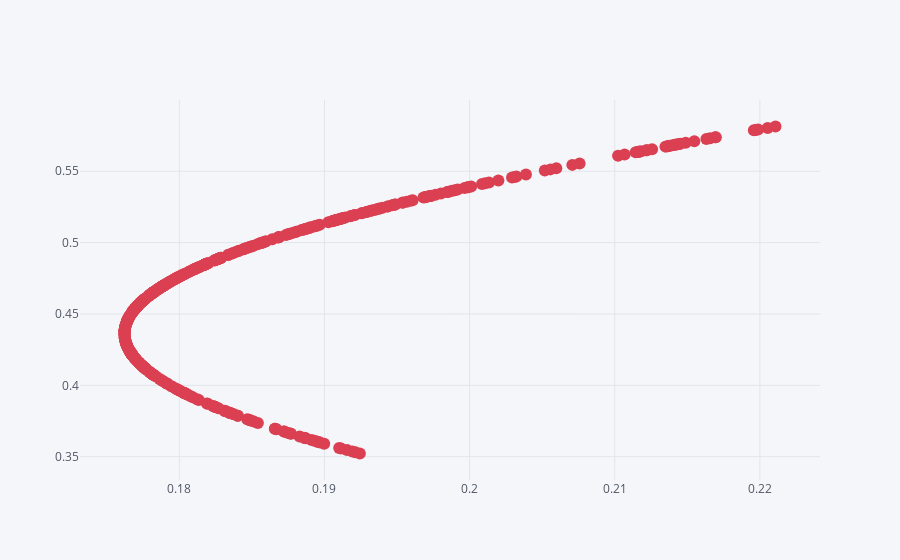

The cell this chart's notebook holds for it:
### Code cell
portfolio_df.iplot(x='volatility', y='return', kind='scatter', mode='markers', color='red')

### Figure 1 — Plotly figure (JSON) as saved in the notebook; plotly's stock layout.template omitted (floating-point values rounded to 4 significant figures; data arrays with more than 128 entries replaced by an {"elided": "..."} marker saying what was removed)
{"data": [{"line": {"color": "rgba(219, 64, 82, 1.0)", "dash": "solid", "shape": "linear", "width": 1.3}, "marker": {"size": 12, "symbol": "circle"}, "mode": "markers", "name": "return", "text": "", "type": "scatter", "uid": "ff9a4ac4-a481-4ed9-9e90-a63758bd1089", "x": {"elided": "500 float values"}, "y": {"elided": "500 float values"}}], "layout": {"legend": {"bgcolor": "#F5F6F9", "font": {"color": "#4D5663"}}, "paper_bgcolor": "#F5F6F9", "plot_bgcolor": "#F5F6F9", "title": {"font": {"color": "#4D5663"}}, "xaxis": {"gridcolor": "#E1E5ED", "showgrid": true, "tickfont": {"color": "#4D5663"}, "title": {"font": {"color": "#4D5663"}, "text": ""}, "zerolinecolor": "#E1E5ED"}, "yaxis": {"gridcolor": "#E1E5ED", "showgrid": true, "tickfont": {"color": "#4D5663"}, "title": {"font": {"color": "#4D5663"}, "text": ""}, "zerolinecolor": "#E1E5ED"}}}
